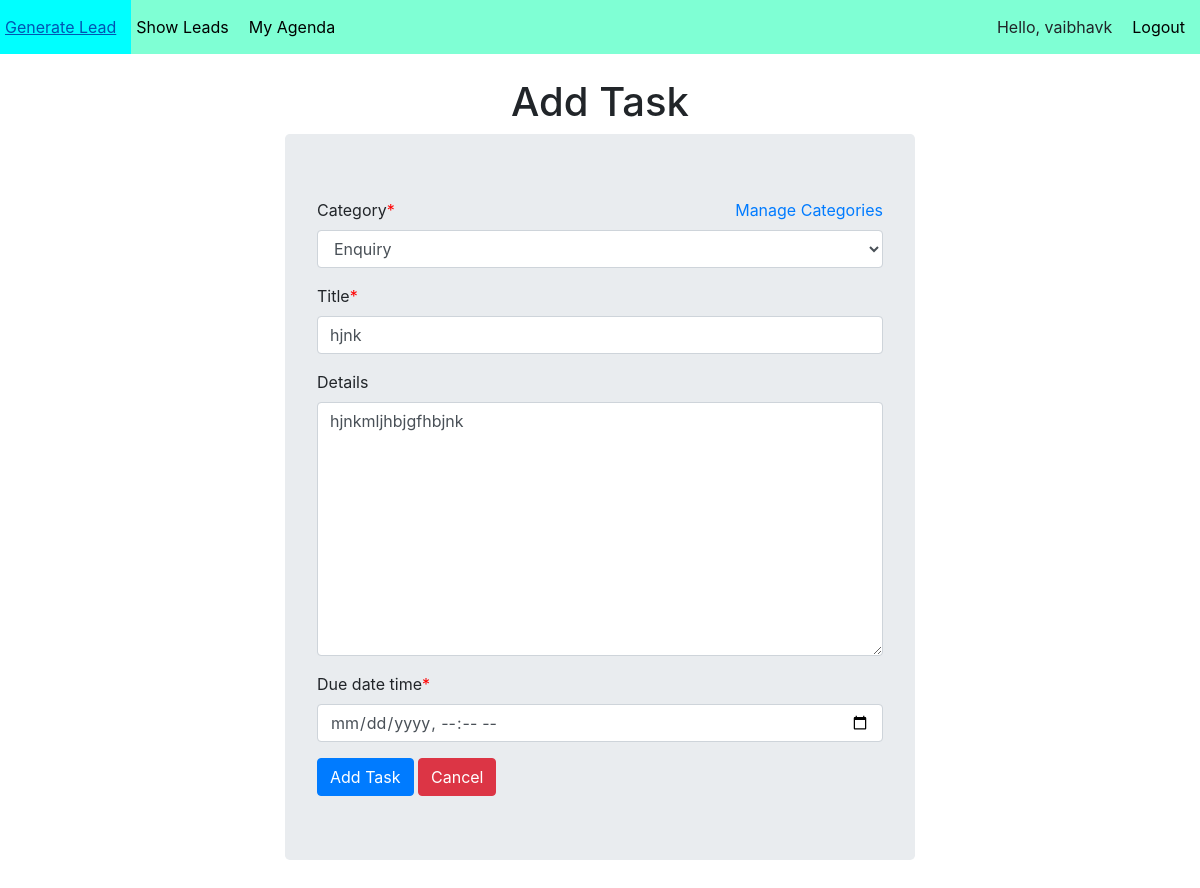
Screenshot of /to-do/update-task/3/ (signed in) with the database file from the repository.
### ToDoApp/models.py (models this page shows)
class Task(models.Model):
    category = models.ForeignKey(Category,default="General",on_delete=models.CASCADE)
    task_for = models.CharField(max_length=32)
    title = models.CharField(max_length=32)
    details = models.CharField(max_length=512,blank=True)
    created = models.DateTimeField(auto_now_add=True)
    due_date_time = models.DateTimeField()
    class Meta:
        ordering = ["-created"]  # ordering by the created field

### ToDoApp/views.py (the view)
# urls.py: path('update-task/<int:pk>/',views.TaskUpdateView.as_view(),name='update_task'),
class TaskUpdateView(LoginRequiredMixin,UpdateView):
    model = Task
    form_class = TaskModelForm
    success_url = '/to-do/show-task/'

### ToDoApp/forms.py
class TaskModelForm(forms.ModelForm):
    class Meta:
        model = Task
        fields = '__all__'
        widgets = {
            'due_date_time':forms.DateInput(attrs={'type':'datetime-local'}),
            'details':forms.Textarea(),
            'task_for':forms.HiddenInput()
        }

### ToDoApp/models.py (called while the page is built)
    def __str__(self):
        return self.category_name

### templates/ToDoApp/task_form.html (shortened to what this page needs)
{% extends 'layout.html' %}
{% load crispy_forms_tags %}
{% block content %}
    <h1 style="text-align: center;">Add Task</h1>
    <div class="container" style="width: 55%;">
        <form method="post" class="jumbotron">
            <a href="{% url 'show_category' %}" style="float: right;">Manage Categories</a>
            {{form|crispy}}
            <input type="submit" value="Add Task" class="btn btn-primary">
            <a href="{% url 'show_task' %}">
                <input type="button" value="Cancel" class="btn btn-danger">
            </a>
            <br>
        </form>
    </div>
{% endblock %}

### templates/layout.html (shortened to what this page needs)
<!DOCTYPE html>
{% load static %}
<html lang="en">
<head>
    <link rel="stylesheet" href="https://cdn.jsdelivr.net/npm/bootstrap@4.6.1/dist/css/bootstrap.min.css">
    <link rel="stylesheet" href="{% static 'myStyle.css' %}">
</head>
<body>
    <ul class="mynavbar">
        <li><a href="{% url 'generate_lead' %}">Generate Lead</a></li>
        <li><a href="{% url 'show_leads' %}">Show Leads</a></li>
        <li><a href="{% url 'show_task' %}">My Agenda</a></li>
        <span class="authlinks">
            {% if user.is_authenticated %}
                <li><a>Hello, {{user.username}}</a></li>
                <li><a href="{% url 'logout' %}">Logout</a></li>
            {% else %}
                <li><a href="{% url 'register' %}">Register</a></li>
                <li><a href="{% url 'login' %}">Login</a></li>
            {% endif %}
        </span>
    </ul>
    <br>
    {% block content %}{% endblock %}
</body>
</html>

### static/myStyle.css (style rules this page uses)
.mynavbar { background-color: aquamarine; list-style-type: none; overflow: hidden; margin: 0; padding:0; }
li { float: left; }
li a { padding:15px 15px 15px 5px; color: black; display: block; }
.authlinks { float: right; }
span.asteriskField { color: red; }

### rows the page displays
Task: category "Enquiry", title "hjnk", details "hjnkmljhbjgfhbjnk"

### other values shown
{{ user.username }} "vaibhavk"
